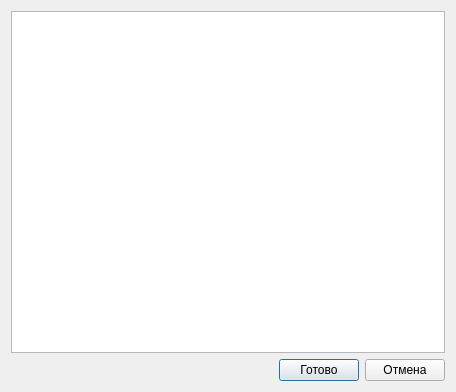
<?xml version="1.0" encoding="UTF-8"?>
<ui version="4.0">
 <class>RscSelectDialog</class>
 <widget class="QDialog" name="RscSelectDialog">
  <property name="geometry">
   <rect>
    <x>0</x>
    <y>0</y>
    <width>456</width>
    <height>392</height>
   </rect>
  </property>
  <property name="windowTitle">
   <string>Выбор классификатора</string>
  </property>
  <layout class="QVBoxLayout" name="verticalLayout">
   <item>
    <widget class="QListView" name="listView">
     <property name="editTriggers">
      <set>QAbstractItemView::NoEditTriggers</set>
     </property>
    </widget>
   </item>
   <item>
    <layout class="QHBoxLayout" name="horizontalLayout">
     <item>
      <spacer name="horizontalSpacer">
       <property name="orientation">
        <enum>Qt::Horizontal</enum>
       </property>
       <property name="sizeHint" stdset="0">
        <size>
         <width>40</width>
         <height>20</height>
        </size>
       </property>
      </spacer>
     </item>
     <item>
      <widget class="QPushButton" name="pbAccept">
       <property name="text">
        <string>Готово</string>
       </property>
      </widget>
     </item>
     <item>
      <widget class="QPushButton" name="pbReject">
       <property name="text">
        <string>Отмена</string>
       </property>
      </widget>
     </item>
    </layout>
   </item>
  </layout>
 </widget>
 <resources/>
 <connections>
  <connection>
   <sender>pbAccept</sender>
   <signal>clicked()</signal>
   <receiver>RscSelectDialog</receiver>
   <slot>accept()</slot>
   <hints>
    <hint type="sourcelabel">
     <x>320</x>
     <y>359</y>
    </hint>
    <hint type="destinationlabel">
     <x>178</x>
     <y>352</y>
    </hint>
   </hints>
  </connection>
  <connection>
   <sender>pbReject</sender>
   <signal>clicked()</signal>
   <receiver>RscSelectDialog</receiver>
   <slot>reject()</slot>
   <hints>
    <hint type="sourcelabel">
     <x>433</x>
     <y>372</y>
    </hint>
    <hint type="destinationlabel">
     <x>225</x>
     <y>358</y>
    </hint>
   </hints>
  </connection>
 </connections>
</ui>
